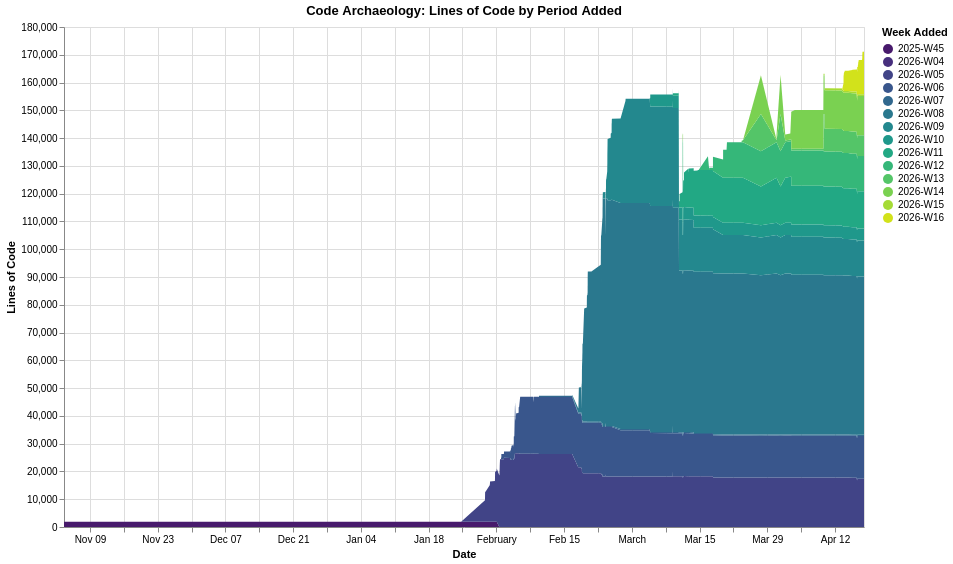

Source (Vega-Lite JSON):
### Vega-Lite specification from a JSON file in a GitHub repository (floating-point values rounded to 4 significant figures; data arrays with more than 128 entries replaced by an {"elided": "..."} marker saying what was removed)
{"$schema": "https://vega.github.io/schema/vega-lite/v6.1.0.json", "config": {"view": {"continuousHeight": 300, "continuousWidth": 300}}, "data": {"name": "data-939b42c1de209798acfc9bef7edd8035"}, "datasets": {"data-939b42c1de209798acfc9bef7edd8035": {"elided": "3384 records"}}, "encoding": {"color": {"field": "period", "scale": {"scheme": "viridis"}, "title": "Week Added", "type": "ordinal"}, "order": {"field": "period", "sort": "ascending", "type": "ordinal"}, "tooltip": [{"field": "commit_date", "type": "temporal"}, {"field": "period", "type": "ordinal"}, {"field": "line_count", "type": "quantitative"}], "x": {"field": "commit_date", "title": "Date", "type": "temporal"}, "y": {"field": "line_count", "title": "Lines of Code", "type": "quantitative"}}, "height": 500, "mark": {"type": "area"}, "title": "Code Archaeology: Lines of Code by Period Added", "width": 800}
